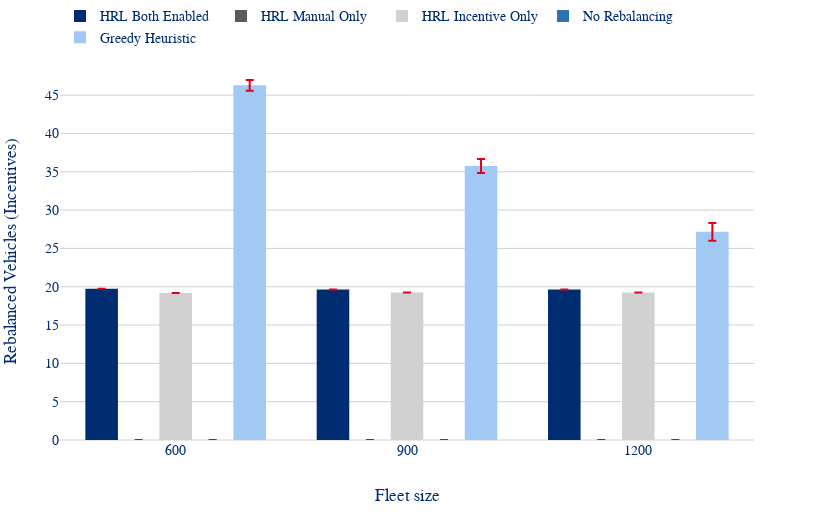

This figure's notebook cell:
### Code cell
plot_grouped_bars_by_fleet(full_results, 'mean_rebalanced_vehicles_incentives').show()

### Figure 1 — Plotly figure (JSON) as saved in the notebook; plotly's stock layout.template omitted (floating-point values rounded to 4 significant figures)
{"data": [{"error_y": {"array": [0.0, 0.0, 0.0], "color": "#E2001A", "type": "data", "visible": true}, "name": "HRL Both Enabled", "type": "bar", "x": ["600", "900", "1200"], "y": [19.75, 19.65, 19.65]}, {"error_y": {"array": [0.0, 0.0, 0.0], "color": "#E2001A", "type": "data", "visible": true}, "name": "HRL Manual Only", "type": "bar", "x": ["600", "900", "1200"], "y": [0.0, 0.0, 0.0]}, {"error_y": {"array": [0.0, 0.0, 0.0], "color": "#E2001A", "type": "data", "visible": true}, "name": "HRL Incentive Only", "type": "bar", "x": ["600", "900", "1200"], "y": [19.2, 19.24, 19.26]}, {"error_y": {"array": [0.0, 0.0, 0.0], "color": "#E2001A", "type": "data", "visible": true}, "name": "No Rebalancing", "type": "bar", "x": ["600", "900", "1200"], "y": [0.0, 0.0, 0.0]}, {"error_y": {"array": [0.7016, 0.8994, 1.147], "color": "#E2001A", "type": "data", "visible": true}, "name": "Greedy Heuristic", "type": "bar", "x": ["600", "900", "1200"], "y": [46.28, 35.76, 27.16]}], "layout": {"bargap": 0.2, "bargroupgap": 0.12, "barmode": "group", "height": 520, "legend": {"orientation": "h", "x": 0, "xanchor": "left", "y": 1.02, "yanchor": "bottom"}, "margin": {"b": 80, "l": 60, "r": 66, "t": 0}, "width": 820, "xaxis": {"title": {"text": "Fleet size"}}, "yaxis": {"title": {"text": "Rebalanced Vehicles (Incentives)"}}}}
